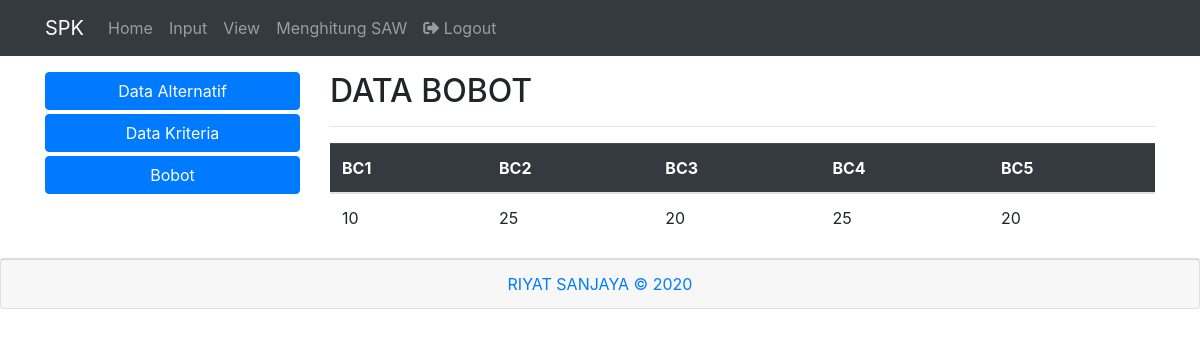
The app's page /vbobot.php with its own data.
### tables this page shows
CREATE TABLE `bobot` (
  `bc1` double NOT NULL,
  `bc2` double NOT NULL,
  `bc3` double NOT NULL,
  `bc4` double NOT NULL,
  `bc5` double NOT NULL,
  `id` int(11) NOT NULL
);

### vbobot.php (the view, shortened to what this page needs)
<?php
require_once "koneksi.php";
$query = 'SELECT * FROM bobot';
$result = mysqli_query($conn, $query);
?>
<?php require_once 'tampletes/header.php'; ?>
<div class="container">
  <div class="row">
    <div class="col-3 mt-3">
      <a class="d-block btn btn-primary" href="view.php">Data Alternatif</a>
      <a class="d-block btn btn-primary mt-1" href="vkreteria.php">Data Kriteria</a>
      <a class="d-block btn btn-primary mt-1" href="vbobot.php">Bobot</a>
    </div>
    <div class="col-9 mt-3">
        <h2>DATA BOBOT</h2>
        <hr>
        <table class="table table-hover">
        <thead class="table-dark">
            <tr>
            <th scope="col">BC1</th>
            <th scope="col">BC2</th>
            <th scope="col">BC3</th>
            <th scope="col">BC4</th>
            <th scope="col">BC5</th>
        </thead>
        <tbody>
        <?php while ($row = mysqli_fetch_assoc($result)) : ?>
            <tr>
            <td><?= $row["bc1"];?></td>
            <td><?= $row["bc2"];?></td>
            <td><?= $row["bc3"];?></td>
            <td><?= $row["bc4"];?></td>
            <td><?= $row["bc5"];?></td>
        <?php endwhile; ?>
        </tbody>
        </table>
    </div>
  </div>
</div>
<?php require_once 'tampletes/footer.php'; ?>

### css/style.css (style rules this page uses)
body { background-colorS: rgba(255, 255, 255, 0.918); }

### records on screen
bobot: bc1 "10", bc2 "25", bc3 "20", bc4 "25", bc5 "20"
